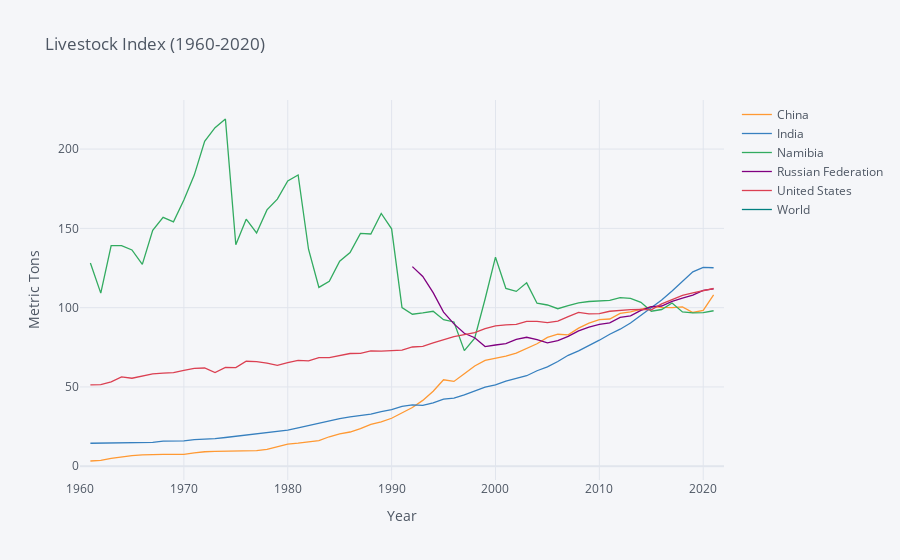

Notebook code cell kept with this figure:
### Markdown cell above
### Livestock Index: Namibia and the World

### Code cell
elem = {"AG.PRD.LVSK.XD":"Livestock index"}

uses=["NAM","USA","IND","CHN","RUS","WLD"]

geo = (fix_date_index(wbdata.get_dataframe(elem,country=uses)).squeeze().unstack('country'))
geo.iplot(xTitle="Year",yTitle="Metric Tons", title="Livestock Index (1960-2020)")
